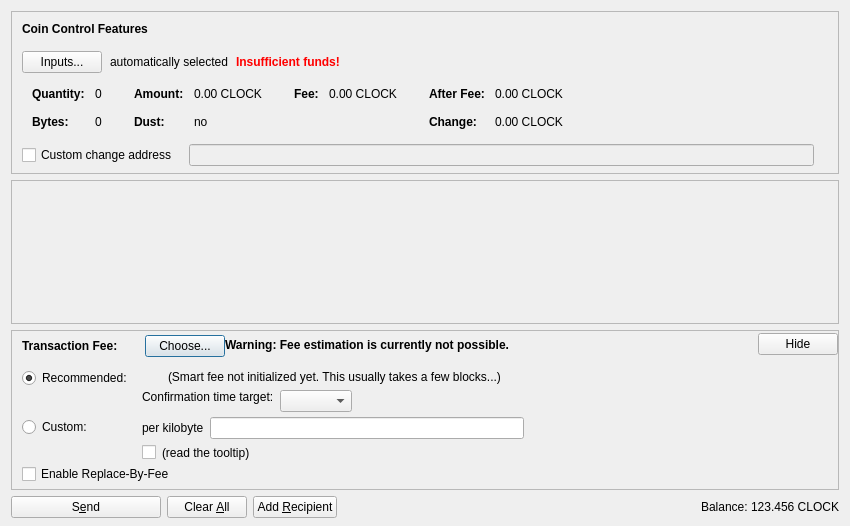
<?xml version="1.0" encoding="UTF-8"?>
<ui version="4.0">
 <class>SendCoinsDialog</class>
 <widget class="QDialog" name="SendCoinsDialog">
  <property name="geometry">
   <rect>
    <x>0</x>
    <y>0</y>
    <width>850</width>
    <height>526</height>
   </rect>
  </property>
  <property name="windowTitle">
   <string>Send Coins</string>
  </property>
  <layout class="QVBoxLayout" name="verticalLayout" stretch="0,1,0,0">
   <property name="bottomMargin">
    <number>8</number>
   </property>
   <item>
    <widget class="QFrame" name="frameCoinControl">
     <property name="sizePolicy">
      <sizepolicy hsizetype="Expanding" vsizetype="Expanding">
       <horstretch>0</horstretch>
       <verstretch>0</verstretch>
      </sizepolicy>
     </property>
     <property name="maximumSize">
      <size>
       <width>16777215</width>
       <height>16777215</height>
      </size>
     </property>
     <property name="frameShape">
      <enum>QFrame::StyledPanel</enum>
     </property>
     <property name="frameShadow">
      <enum>QFrame::Sunken</enum>
     </property>
     <layout class="QVBoxLayout" name="verticalLayoutCoinControl2">
      <property name="spacing">
       <number>0</number>
      </property>
      <property name="leftMargin">
       <number>0</number>
      </property>
      <property name="topMargin">
       <number>0</number>
      </property>
      <property name="rightMargin">
       <number>0</number>
      </property>
      <property name="bottomMargin">
       <number>6</number>
      </property>
      <item>
       <layout class="QVBoxLayout" name="verticalLayoutCoinControl" stretch="0,0,0,0,1">
        <property name="spacing">
         <number>0</number>
        </property>
        <property name="leftMargin">
         <number>10</number>
        </property>
        <property name="topMargin">
         <number>10</number>
        </property>
        <item>
         <layout class="QHBoxLayout" name="horizontalLayoutCoinControl1">
          <property name="bottomMargin">
           <number>15</number>
          </property>
          <item>
           <widget class="QLabel" name="labelCoinControlFeatures">
            <property name="sizePolicy">
             <sizepolicy hsizetype="Preferred" vsizetype="Maximum">
              <horstretch>0</horstretch>
              <verstretch>0</verstretch>
             </sizepolicy>
            </property>
            <property name="font">
             <font>
              <weight>75</weight>
              <bold>true</bold>
             </font>
            </property>
            <property name="styleSheet">
             <string notr="true">font-weight:bold;</string>
            </property>
            <property name="text">
             <string>Coin Control Features</string>
            </property>
           </widget>
          </item>
         </layout>
        </item>
        <item>
         <layout class="QHBoxLayout" name="horizontalLayoutCoinControl2" stretch="0,0,0,0">
          <property name="spacing">
           <number>8</number>
          </property>
          <property name="bottomMargin">
           <number>10</number>
          </property>
          <item>
           <widget class="QPushButton" name="pushButtonCoinControl">
            <property name="styleSheet">
             <string notr="true"/>
            </property>
            <property name="text">
             <string>Inputs...</string>
            </property>
            <property name="autoDefault">
             <bool>false</bool>
            </property>
           </widget>
          </item>
          <item>
           <widget class="QLabel" name="labelCoinControlAutomaticallySelected">
            <property name="text">
             <string>automatically selected</string>
            </property>
            <property name="margin">
             <number>5</number>
            </property>
           </widget>
          </item>
          <item>
           <widget class="QLabel" name="labelCoinControlInsuffFunds">
            <property name="font">
             <font>
              <weight>75</weight>
              <bold>true</bold>
             </font>
            </property>
            <property name="styleSheet">
             <string notr="true">color:red;font-weight:bold;</string>
            </property>
            <property name="text">
             <string>Insufficient funds!</string>
            </property>
            <property name="margin">
             <number>5</number>
            </property>
           </widget>
          </item>
          <item>
           <spacer name="horizontalSpacerCoinControl">
            <property name="orientation">
             <enum>Qt::Horizontal</enum>
            </property>
            <property name="sizeHint" stdset="0">
             <size>
              <width>40</width>
              <height>1</height>
             </size>
            </property>
           </spacer>
          </item>
         </layout>
        </item>
        <item>
         <widget class="QWidget" name="widgetCoinControl" native="true">
          <property name="sizePolicy">
           <sizepolicy hsizetype="Preferred" vsizetype="Preferred">
            <horstretch>0</horstretch>
            <verstretch>0</verstretch>
           </sizepolicy>
          </property>
          <property name="minimumSize">
           <size>
            <width>0</width>
            <height>0</height>
           </size>
          </property>
          <property name="styleSheet">
           <string notr="true"/>
          </property>
          <layout class="QHBoxLayout" name="horizontalLayoutCoinControl5">
           <property name="leftMargin">
            <number>0</number>
           </property>
           <property name="topMargin">
            <number>0</number>
           </property>
           <property name="rightMargin">
            <number>0</number>
           </property>
           <property name="bottomMargin">
            <number>0</number>
           </property>
           <item>
            <layout class="QHBoxLayout" name="horizontalLayoutCoinControl3" stretch="0,0,0,1">
             <property name="spacing">
              <number>20</number>
             </property>
             <property name="topMargin">
              <number>0</number>
             </property>
             <property name="bottomMargin">
              <number>10</number>
             </property>
             <item>
              <layout class="QFormLayout" name="formLayoutCoinControl1">
               <property name="horizontalSpacing">
                <number>10</number>
               </property>
               <property name="verticalSpacing">
                <number>14</number>
               </property>
               <property name="leftMargin">
                <number>10</number>
               </property>
               <property name="topMargin">
                <number>4</number>
               </property>
               <property name="rightMargin">
                <number>6</number>
               </property>
               <item row="0" column="0">
                <widget class="QLabel" name="labelCoinControlQuantityText">
                 <property name="font">
                  <font>
                   <weight>75</weight>
                   <bold>true</bold>
                  </font>
                 </property>
                 <property name="text">
                  <string>Quantity:</string>
                 </property>
                 <property name="margin">
                  <number>0</number>
                 </property>
                </widget>
               </item>
               <item row="0" column="1">
                <widget class="QLabel" name="labelCoinControlQuantity">
                 <property name="cursor">
                  <cursorShape>IBeamCursor</cursorShape>
                 </property>
                 <property name="contextMenuPolicy">
                  <enum>Qt::ActionsContextMenu</enum>
                 </property>
                 <property name="text">
                  <string notr="true">0</string>
                 </property>
                 <property name="margin">
                  <number>0</number>
                 </property>
                 <property name="textInteractionFlags">
                  <set>Qt::LinksAccessibleByMouse|Qt::TextSelectableByKeyboard|Qt::TextSelectableByMouse</set>
                 </property>
                </widget>
               </item>
               <item row="1" column="0">
                <widget class="QLabel" name="labelCoinControlBytesText">
                 <property name="font">
                  <font>
                   <weight>75</weight>
                   <bold>true</bold>
                  </font>
                 </property>
                 <property name="text">
                  <string>Bytes:</string>
                 </property>
                </widget>
               </item>
               <item row="1" column="1">
                <widget class="QLabel" name="labelCoinControlBytes">
                 <property name="cursor">
                  <cursorShape>IBeamCursor</cursorShape>
                 </property>
                 <property name="contextMenuPolicy">
                  <enum>Qt::ActionsContextMenu</enum>
                 </property>
                 <property name="text">
                  <string notr="true">0</string>
                 </property>
                 <property name="textInteractionFlags">
                  <set>Qt::LinksAccessibleByMouse|Qt::TextSelectableByKeyboard|Qt::TextSelectableByMouse</set>
                 </property>
                </widget>
               </item>
              </layout>
             </item>
             <item>
              <layout class="QFormLayout" name="formLayoutCoinControl2">
               <property name="horizontalSpacing">
                <number>10</number>
               </property>
               <property name="verticalSpacing">
                <number>14</number>
               </property>
               <property name="leftMargin">
                <number>6</number>
               </property>
               <property name="topMargin">
                <number>4</number>
               </property>
               <property name="rightMargin">
                <number>6</number>
               </property>
               <item row="0" column="0">
                <widget class="QLabel" name="labelCoinControlAmountText">
                 <property name="font">
                  <font>
                   <weight>75</weight>
                   <bold>true</bold>
                  </font>
                 </property>
                 <property name="text">
                  <string>Amount:</string>
                 </property>
                 <property name="margin">
                  <number>0</number>
                 </property>
                </widget>
               </item>
               <item row="0" column="1">
                <widget class="QLabel" name="labelCoinControlAmount">
                 <property name="cursor">
                  <cursorShape>IBeamCursor</cursorShape>
                 </property>
                 <property name="contextMenuPolicy">
                  <enum>Qt::ActionsContextMenu</enum>
                 </property>
                 <property name="text">
                  <string notr="true">0.00 CLOCK</string>
                 </property>
                 <property name="textInteractionFlags">
                  <set>Qt::LinksAccessibleByMouse|Qt::TextSelectableByKeyboard|Qt::TextSelectableByMouse</set>
                 </property>
                </widget>
               </item>
               <item row="1" column="0">
                <widget class="QLabel" name="labelCoinControlLowOutputText">
                 <property name="font">
                  <font>
                   <weight>75</weight>
                   <bold>true</bold>
                  </font>
                 </property>
                 <property name="text">
                  <string>Dust:</string>
                 </property>
                </widget>
               </item>
               <item row="1" column="1">
                <widget class="QLabel" name="labelCoinControlLowOutput">
                 <property name="cursor">
                  <cursorShape>IBeamCursor</cursorShape>
                 </property>
                 <property name="contextMenuPolicy">
                  <enum>Qt::ActionsContextMenu</enum>
                 </property>
                 <property name="text">
                  <string notr="true">no</string>
                 </property>
                 <property name="textInteractionFlags">
                  <set>Qt::LinksAccessibleByMouse|Qt::TextSelectableByKeyboard|Qt::TextSelectableByMouse</set>
                 </property>
                </widget>
               </item>
              </layout>
             </item>
             <item>
              <layout class="QFormLayout" name="formLayoutCoinControl3">
               <property name="horizontalSpacing">
                <number>10</number>
               </property>
               <property name="verticalSpacing">
                <number>14</number>
               </property>
               <property name="leftMargin">
                <number>6</number>
               </property>
               <property name="topMargin">
                <number>4</number>
               </property>
               <property name="rightMargin">
                <number>6</number>
               </property>
               <item row="0" column="0">
                <widget class="QLabel" name="labelCoinControlFeeText">
                 <property name="font">
                  <font>
                   <weight>75</weight>
                   <bold>true</bold>
                  </font>
                 </property>
                 <property name="text">
                  <string>Fee:</string>
                 </property>
                 <property name="margin">
                  <number>0</number>
                 </property>
                </widget>
               </item>
               <item row="0" column="1">
                <widget class="QLabel" name="labelCoinControlFee">
                 <property name="cursor">
                  <cursorShape>IBeamCursor</cursorShape>
                 </property>
                 <property name="contextMenuPolicy">
                  <enum>Qt::ActionsContextMenu</enum>
                 </property>
                 <property name="text">
                  <string notr="true">0.00 CLOCK</string>
                 </property>
                 <property name="textInteractionFlags">
                  <set>Qt::LinksAccessibleByMouse|Qt::TextSelectableByKeyboard|Qt::TextSelectableByMouse</set>
                 </property>
                </widget>
               </item>
              </layout>
             </item>
             <item>
              <layout class="QFormLayout" name="formLayoutCoinControl4">
               <property name="horizontalSpacing">
                <number>10</number>
               </property>
               <property name="verticalSpacing">
                <number>14</number>
               </property>
               <property name="leftMargin">
                <number>6</number>
               </property>
               <property name="topMargin">
                <number>4</number>
               </property>
               <property name="rightMargin">
                <number>6</number>
               </property>
               <item row="0" column="0">
                <widget class="QLabel" name="labelCoinControlAfterFeeText">
                 <property name="font">
                  <font>
                   <weight>75</weight>
                   <bold>true</bold>
                  </font>
                 </property>
                 <property name="text">
                  <string>After Fee:</string>
                 </property>
                 <property name="margin">
                  <number>0</number>
                 </property>
                </widget>
               </item>
               <item row="0" column="1">
                <widget class="QLabel" name="labelCoinControlAfterFee">
                 <property name="cursor">
                  <cursorShape>IBeamCursor</cursorShape>
                 </property>
                 <property name="contextMenuPolicy">
                  <enum>Qt::ActionsContextMenu</enum>
                 </property>
                 <property name="text">
                  <string notr="true">0.00 CLOCK</string>
                 </property>
                 <property name="textInteractionFlags">
                  <set>Qt::LinksAccessibleByMouse|Qt::TextSelectableByKeyboard|Qt::TextSelectableByMouse</set>
                 </property>
                </widget>
               </item>
               <item row="1" column="0">
                <widget class="QLabel" name="labelCoinControlChangeText">
                 <property name="font">
                  <font>
                   <weight>75</weight>
                   <bold>true</bold>
                  </font>
                 </property>
                 <property name="text">
                  <string>Change:</string>
                 </property>
                </widget>
               </item>
               <item row="1" column="1">
                <widget class="QLabel" name="labelCoinControlChange">
                 <property name="cursor">
                  <cursorShape>IBeamCursor</cursorShape>
                 </property>
                 <property name="contextMenuPolicy">
                  <enum>Qt::ActionsContextMenu</enum>
                 </property>
                 <property name="text">
                  <string notr="true">0.00 CLOCK</string>
                 </property>
                 <property name="textInteractionFlags">
                  <set>Qt::LinksAccessibleByMouse|Qt::TextSelectableByKeyboard|Qt::TextSelectableByMouse</set>
                 </property>
                </widget>
               </item>
              </layout>
             </item>
            </layout>
           </item>
          </layout>
         </widget>
        </item>
        <item>
         <layout class="QHBoxLayout" name="horizontalLayoutCoinControl4" stretch="0,0,0">
          <property name="spacing">
           <number>12</number>
          </property>
          <property name="sizeConstraint">
           <enum>QLayout::SetDefaultConstraint</enum>
          </property>
          <property name="topMargin">
           <number>5</number>
          </property>
          <property name="rightMargin">
           <number>5</number>
          </property>
          <item>
           <widget class="QCheckBox" name="checkBoxCoinControlChange">
            <property name="toolTip">
             <string>If this is activated, but the change address is empty or invalid, change will be sent to a newly generated address.</string>
            </property>
            <property name="text">
             <string>Custom change address</string>
            </property>
           </widget>
          </item>
          <item>
           <widget class="QValidatedLineEdit" name="lineEditCoinControlChange">
            <property name="enabled">
             <bool>false</bool>
            </property>
            <property name="sizePolicy">
             <sizepolicy hsizetype="Expanding" vsizetype="Fixed">
              <horstretch>0</horstretch>
              <verstretch>0</verstretch>
             </sizepolicy>
            </property>
           </widget>
          </item>
          <item>
           <widget class="QLabel" name="labelCoinControlChangeLabel">
            <property name="sizePolicy">
             <sizepolicy hsizetype="Preferred" vsizetype="Expanding">
              <horstretch>0</horstretch>
              <verstretch>0</verstretch>
             </sizepolicy>
            </property>
            <property name="minimumSize">
             <size>
              <width>0</width>
              <height>0</height>
             </size>
            </property>
            <property name="text">
             <string/>
            </property>
            <property name="margin">
             <number>3</number>
            </property>
           </widget>
          </item>
         </layout>
        </item>
        <item>
         <spacer name="verticalSpacerCoinControl">
          <property name="orientation">
           <enum>Qt::Vertical</enum>
          </property>
          <property name="sizeHint" stdset="0">
           <size>
            <width>800</width>
            <height>1</height>
           </size>
          </property>
         </spacer>
        </item>
       </layout>
      </item>
     </layout>
    </widget>
   </item>
   <item>
    <widget class="QScrollArea" name="scrollArea">
     <property name="widgetResizable">
      <bool>true</bool>
     </property>
     <widget class="QWidget" name="scrollAreaWidgetContents">
      <property name="geometry">
       <rect>
        <x>0</x>
        <y>0</y>
        <width>830</width>
        <height>104</height>
       </rect>
      </property>
      <layout class="QVBoxLayout" name="verticalLayout_2" stretch="0,1">
       <property name="leftMargin">
        <number>0</number>
       </property>
       <property name="topMargin">
        <number>0</number>
       </property>
       <property name="rightMargin">
        <number>0</number>
       </property>
       <property name="bottomMargin">
        <number>0</number>
       </property>
       <item>
        <layout class="QVBoxLayout" name="entries">
         <property name="spacing">
          <number>6</number>
         </property>
        </layout>
       </item>
       <item>
        <spacer name="verticalSpacer">
         <property name="orientation">
          <enum>Qt::Vertical</enum>
         </property>
         <property name="sizeHint" stdset="0">
          <size>
           <width>20</width>
           <height>40</height>
          </size>
         </property>
        </spacer>
       </item>
      </layout>
     </widget>
    </widget>
   </item>
   <item>
    <widget class="QFrame" name="frameFee">
     <property name="sizePolicy">
      <sizepolicy hsizetype="Expanding" vsizetype="Expanding">
       <horstretch>0</horstretch>
       <verstretch>0</verstretch>
      </sizepolicy>
     </property>
     <property name="maximumSize">
      <size>
       <width>16777215</width>
       <height>16777215</height>
      </size>
     </property>
     <property name="frameShape">
      <enum>QFrame::StyledPanel</enum>
     </property>
     <property name="frameShadow">
      <enum>QFrame::Sunken</enum>
     </property>
     <layout class="QVBoxLayout" name="verticalLayoutFee1">
      <property name="spacing">
       <number>0</number>
      </property>
      <property name="leftMargin">
       <number>0</number>
      </property>
      <property name="topMargin">
       <number>0</number>
      </property>
      <property name="rightMargin">
       <number>0</number>
      </property>
      <property name="bottomMargin">
       <number>0</number>
      </property>
      <item>
       <layout class="QVBoxLayout" name="verticalLayoutFee2" stretch="0,0,0">
        <property name="spacing">
         <number>0</number>
        </property>
        <property name="leftMargin">
         <number>10</number>
        </property>
        <property name="topMargin">
         <number>0</number>
        </property>
        <item>
         <layout class="QHBoxLayout" name="horizontalLayoutFee1">
          <property name="bottomMargin">
           <number>0</number>
          </property>
          <item>
           <layout class="QVBoxLayout" name="verticalLayoutFee7">
            <property name="spacing">
             <number>0</number>
            </property>
            <item>
             <spacer name="verticalSpacerSmartFee">
              <property name="orientation">
               <enum>Qt::Vertical</enum>
              </property>
              <property name="sizeType">
               <enum>QSizePolicy::Fixed</enum>
              </property>
              <property name="sizeHint" stdset="0">
               <size>
                <width>1</width>
                <height>4</height>
               </size>
              </property>
             </spacer>
            </item>
            <item>
             <layout class="QHBoxLayout" name="horizontalLayoutSmartFee">
              <property name="spacing">
               <number>10</number>
              </property>
              <item>
               <widget class="QLabel" name="labelFeeHeadline">
                <property name="sizePolicy">
                 <sizepolicy hsizetype="Preferred" vsizetype="Maximum">
                  <horstretch>0</horstretch>
                  <verstretch>0</verstretch>
                 </sizepolicy>
                </property>
                <property name="font">
                 <font>
                  <weight>75</weight>
                  <bold>true</bold>
                 </font>
                </property>
                <property name="styleSheet">
                 <string notr="true">font-weight:bold;</string>
                </property>
                <property name="text">
                 <string>Transaction Fee:</string>
                </property>
               </widget>
              </item>
              <item>
               <widget class="QLabel" name="labelFeeMinimized">
                <property name="text">
                 <string/>
                </property>
               </widget>
              </item>
              <item>
               <widget class="QPushButton" name="buttonChooseFee">
                <property name="text">
                 <string>Choose...</string>
                </property>
               </widget>
              </item>
             </layout>
            </item>
            <item>
             <spacer name="verticalSpacer_5">
              <property name="orientation">
               <enum>Qt::Vertical</enum>
              </property>
              <property name="sizeHint" stdset="0">
               <size>
                <width>1</width>
                <height>1</height>
               </size>
              </property>
             </spacer>
            </item>
           </layout>
          </item>
          <item>
           <widget class="QLabel" name="fallbackFeeWarningLabel">
            <property name="toolTip">
             <string>Using the fallbackfee can result in sending a transaction that will take several hours or days (or never) to confirm. Consider choosing your fee manually or wait until you have validated the complete chain.</string>
            </property>
            <property name="font">
            <font>
                <weight>75</weight>
                <bold>true</bold>
            </font>
            </property>
            <property name="text">
             <string>Warning: Fee estimation is currently not possible.</string>
            </property>
            <property name="wordWrap">
             <bool>false</bool>
            </property>
           </widget>
          </item>
          <item>
           <spacer name="horizontalSpacer_4">
            <property name="orientation">
             <enum>Qt::Horizontal</enum>
            </property>
            <property name="sizeType">
             <enum>QSizePolicy::MinimumExpanding</enum>
            </property>
            <property name="sizeHint" stdset="0">
             <size>
              <width>40</width>
              <height>20</height>
             </size>
            </property>
           </spacer>
          </item>
          <item>
           <widget class="QPushButton" name="buttonMinimizeFee">
            <property name="toolTip">
             <string>collapse fee-settings</string>
            </property>
            <property name="text">
             <string>Hide</string>
            </property>
           </widget>
          </item>
         </layout>
        </item>
        <item>
         <widget class="QFrame" name="frameFeeSelection">
          <layout class="QVBoxLayout" name="verticalLayoutFee12">
           <property name="spacing">
            <number>0</number>
           </property>
           <property name="leftMargin">
            <number>0</number>
           </property>
           <property name="topMargin">
            <number>0</number>
           </property>
           <property name="rightMargin">
            <number>0</number>
           </property>
           <property name="bottomMargin">
            <number>0</number>
           </property>
           <item>
            <layout class="QGridLayout" name="gridLayoutFee">
             <property name="topMargin">
              <number>10</number>
             </property>
             <property name="bottomMargin">
              <number>4</number>
             </property>
             <property name="horizontalSpacing">
              <number>10</number>
             </property>
             <property name="verticalSpacing">
              <number>4</number>
             </property>
             <item row="1" column="1">
              <layout class="QVBoxLayout" name="verticalLayoutFee8">
               <property name="spacing">
                <number>6</number>
               </property>
               <item>
                <layout class="QHBoxLayout" name="horizontalLayoutFee13">
                 <item>
                  <widget class="QLabel" name="labelCustomPerKilobyte">
                   <property name="toolTip">
                    <string>If the custom fee is set to 1000 satoshis and the transaction is only 250 bytes, then &quot;per kilobyte&quot; only pays 250 satoshis in fee, while &quot;total at least&quot; pays 1000 satoshis. For transactions bigger than a kilobyte both pay by kilobyte.</string>
                   </property>
                   <property name="text">
                    <string>per kilobyte</string>
                   </property>
                  </widget>
                 </item>
                 <item>
                  <widget class="BitcoinAmountField" name="customFee"/>
                 </item>
                 <item>
                  <spacer name="horizontalSpacer_6">
                   <property name="orientation">
                    <enum>Qt::Horizontal</enum>
                   </property>
                   <property name="sizeHint" stdset="0">
                    <size>
                     <width>1</width>
                     <height>1</height>
                    </size>
                   </property>
                  </spacer>
                 </item>
                </layout>
               </item>
               <item>
                <layout class="QHBoxLayout" name="horizontalLayoutFee8">
                 <item>
                  <widget class="QCheckBox" name="checkBoxMinimumFee">
                   <property name="toolTip">
                    <string>Paying only the minimum fee is just fine as long as there is less transaction volume than space in the blocks. But be aware that this can end up in a never confirming transaction once there is more demand for clockspeed transactions than the network can process.</string>
                   </property>
                   <property name="text">
                    <string/>
                   </property>
                  </widget>
                 </item>
                 <item>
                  <widget class="QLabel" name="labelMinFeeWarning">
                   <property name="enabled">
                    <bool>true</bool>
                   </property>
                   <property name="toolTip">
                    <string>Paying only the minimum fee is just fine as long as there is less transaction volume than space in the blocks. But be aware that this can end up in a never confirming transaction once there is more demand for clockspeed transactions than the network can process.</string>
                   </property>
                   <property name="text">
                    <string>(read the tooltip)</string>
                   </property>
                   <property name="margin">
                    <number>5</number>
                   </property>
                  </widget>
                 </item>
                 <item>
                  <spacer name="horizontalSpacer_2">
                   <property name="orientation">
                    <enum>Qt::Horizontal</enum>
                   </property>
                   <property name="sizeHint" stdset="0">
                    <size>
                     <width>1</width>
                     <height>1</height>
                    </size>
                   </property>
                  </spacer>
                 </item>
                </layout>
               </item>
              </layout>
             </item>
             <item row="0" column="0">
              <layout class="QVBoxLayout" name="verticalLayoutFee4" stretch="0,1">
               <item>
                <widget class="QRadioButton" name="radioSmartFee">
                 <property name="text">
                  <string>Recommended:</string>
                 </property>
                 <property name="checked">
                  <bool>true</bool>
                 </property>
                 <attribute name="buttonGroup">
                  <string notr="true">groupFee</string>
                 </attribute>
                </widget>
               </item>
               <item>
                <spacer name="verticalSpacer_2">
                 <property name="orientation">
                  <enum>Qt::Vertical</enum>
                 </property>
                 <property name="sizeHint" stdset="0">
                  <size>
                   <width>1</width>
                   <height>1</height>
                  </size>
                 </property>
                </spacer>
               </item>
              </layout>
             </item>
             <item row="1" column="0">
              <layout class="QVBoxLayout" name="verticalLayoutFee9" stretch="0,1">
               <item>
                <widget class="QRadioButton" name="radioCustomFee">
                 <property name="text">
                  <string>Custom:</string>
                 </property>
                 <attribute name="buttonGroup">
                  <string notr="true">groupFee</string>
                 </attribute>
                </widget>
               </item>
               <item>
                <spacer name="verticalSpacer_6">
                 <property name="orientation">
                  <enum>Qt::Vertical</enum>
                 </property>
                 <property name="sizeHint" stdset="0">
                  <size>
                   <width>1</width>
                   <height>1</height>
                  </size>
                 </property>
                </spacer>
               </item>
              </layout>
             </item>
             <item row="0" column="1">
              <layout class="QVBoxLayout" name="verticalLayoutFee3" stretch="0,0,1">
               <property name="spacing">
                <number>6</number>
               </property>
               <property name="topMargin">
                <number>2</number>
               </property>
               <item>
                <layout class="QHBoxLayout" name="horizontalLayoutFee12">
                 <item>
                  <widget class="QLabel" name="labelSmartFee">
                   <property name="text">
                    <string/>
                   </property>
                   <property name="margin">
                    <number>2</number>
                   </property>
                  </widget>
                 </item>
                 <item>
                  <widget class="QLabel" name="labelFeeEstimation">
                   <property name="text">
                    <string/>
                   </property>
                  </widget>
                 </item>
                 <item>
                  <widget class="QLabel" name="labelSmartFee2">
                   <property name="text">
                    <string>(Smart fee not initialized yet. This usually takes a few blocks...)</string>
                   </property>
                   <property name="margin">
                    <number>2</number>
                   </property>
                  </widget>
                 </item>
                 <item>
                  <spacer name="horizontalSpacer_5">
                   <property name="orientation">
                    <enum>Qt::Horizontal</enum>
                   </property>
                   <property name="sizeHint" stdset="0">
                    <size>
                     <width>1</width>
                     <height>1</height>
                    </size>
                   </property>
                  </spacer>
                 </item>
                </layout>
               </item>
               <item>
                <layout class="QHBoxLayout" name="horizontalLayoutFee9">
                 <item>
                  <layout class="QVBoxLayout" name="verticalLayoutFee6">
                   <item>
                    <widget class="QLabel" name="labelSmartFee3">
                     <property name="text">
                      <string>Confirmation time target:</string>
                     </property>
                     <property name="margin">
                      <number>2</number>
                     </property>
                    </widget>
                   </item>
                   <item>
                    <spacer name="verticalSpacer_3">
                     <property name="orientation">
                      <enum>Qt::Vertical</enum>
                     </property>
                     <property name="sizeHint" stdset="0">
                      <size>
                       <width>1</width>
                       <height>1</height>
                      </size>
                     </property>
                    </spacer>
                   </item>
                  </layout>
                 </item>
                 <item>
                  <layout class="QVBoxLayout" name="verticalLayoutFee5">
                   <property name="rightMargin">
                    <number>30</number>
                   </property>
                   <item>
                    <layout class="QHBoxLayout" name="horizontalLayoutConfTarget">
                     <property name="bottomMargin">
                      <number>0</number>
                     </property>
                     <item>
                      <widget class="QComboBox" name="confTargetSelector"/>
                     </item>
                     <item>
                      <spacer name="horizontalSpacerConfTarget">
                       <property name="orientation">
                        <enum>Qt::Horizontal</enum>
                       </property>
                       <property name="sizeHint" stdset="0">
                        <size>
                         <width>40</width>
                         <height>20</height>
                        </size>
                       </property>
                      </spacer>
                     </item>
                    </layout>
                   </item>
                  </layout>
                 </item>
                </layout>
               </item>
               <item>
                <spacer name="verticalSpacer_4">
                 <property name="orientation">
                  <enum>Qt::Vertical</enum>
                 </property>
                 <property name="sizeHint" stdset="0">
                  <size>
                   <width>1</width>
                   <height>1</height>
                  </size>
                 </property>
                </spacer>
               </item>
              </layout>
             </item>
            </layout>
           </item>
           <item>
            <widget class="QCheckBox" name="optInRBF">
             <property name="text">
              <string>Enable Replace-By-Fee</string>
             </property>
             <property name="toolTip">
              <string>With Replace-By-Fee (BIP-125) you can increase a transaction's fee after it is sent. Without this, a higher fee may be recommended to compensate for increased transaction delay risk.</string>
             </property>
            </widget>
           </item>
          </layout>
         </widget>
        </item>
        <item>
         <spacer name="verticalSpacerFee">
          <property name="orientation">
           <enum>Qt::Vertical</enum>
          </property>
          <property name="sizeHint" stdset="0">
           <size>
            <width>40</width>
            <height>5</height>
           </size>
          </property>
         </spacer>
        </item>
       </layout>
      </item>
     </layout>
    </widget>
   </item>
   <item>
    <layout class="QHBoxLayout" name="horizontalLayout">
     <item>
      <widget class="QPushButton" name="sendButton">
       <property name="minimumSize">
        <size>
         <width>150</width>
         <height>0</height>
        </size>
       </property>
       <property name="toolTip">
        <string>Confirm the send action</string>
       </property>
       <property name="text">
        <string>S&amp;end</string>
       </property>
       <property name="icon">
        <iconset resource="../bitcoin.qrc">
         <normaloff>:/icons/send</normaloff>:/icons/send</iconset>
       </property>
       <property name="autoDefault">
        <bool>false</bool>
       </property>
       <property name="default">
        <bool>false</bool>
       </property>
      </widget>
     </item>
     <item>
      <widget class="QPushButton" name="clearButton">
       <property name="sizePolicy">
        <sizepolicy hsizetype="Minimum" vsizetype="Fixed">
         <horstretch>0</horstretch>
         <verstretch>0</verstretch>
        </sizepolicy>
       </property>
       <property name="toolTip">
        <string>Clear all fields of the form.</string>
       </property>
       <property name="text">
        <string>Clear &amp;All</string>
       </property>
       <property name="icon">
        <iconset resource="../bitcoin.qrc">
         <normaloff>:/icons/remove</normaloff>:/icons/remove</iconset>
       </property>
       <property name="autoDefault">
        <bool>false</bool>
       </property>
      </widget>
     </item>
     <item>
      <widget class="QPushButton" name="addButton">
       <property name="toolTip">
        <string>Send to multiple recipients at once</string>
       </property>
       <property name="text">
        <string>Add &amp;Recipient</string>
       </property>
       <property name="icon">
        <iconset resource="../bitcoin.qrc">
         <normaloff>:/icons/add</normaloff>:/icons/add</iconset>
       </property>
       <property name="autoDefault">
        <bool>false</bool>
       </property>
      </widget>
     </item>
     <item>
      <spacer name="horizontalSpacer">
       <property name="orientation">
        <enum>Qt::Horizontal</enum>
       </property>
       <property name="sizeHint" stdset="0">
        <size>
         <width>40</width>
         <height>20</height>
        </size>
       </property>
      </spacer>
     </item>
     <item>
      <layout class="QHBoxLayout" name="horizontalLayout_2">
       <property name="spacing">
        <number>3</number>
       </property>
       <item>
        <widget class="QLabel" name="label">
         <property name="sizePolicy">
          <sizepolicy hsizetype="Preferred" vsizetype="Fixed">
           <horstretch>0</horstretch>
           <verstretch>0</verstretch>
          </sizepolicy>
         </property>
         <property name="text">
          <string>Balance:</string>
         </property>
        </widget>
       </item>
       <item>
        <widget class="QLabel" name="labelBalance">
         <property name="sizePolicy">
          <sizepolicy hsizetype="Preferred" vsizetype="Fixed">
           <horstretch>0</horstretch>
           <verstretch>0</verstretch>
          </sizepolicy>
         </property>
         <property name="cursor">
          <cursorShape>IBeamCursor</cursorShape>
         </property>
         <property name="text">
          <string notr="true">123.456 CLOCK</string>
         </property>
         <property name="textInteractionFlags">
          <set>Qt::LinksAccessibleByMouse|Qt::TextSelectableByKeyboard|Qt::TextSelectableByMouse</set>
         </property>
        </widget>
       </item>
      </layout>
     </item>
    </layout>
   </item>
  </layout>
 </widget>
 <customwidgets>
  <customwidget>
   <class>QValidatedLineEdit</class>
   <extends>QLineEdit</extends>
   <header>qt/qvalidatedlineedit.h</header>
  </customwidget>
  <customwidget>
   <class>BitcoinAmountField</class>
   <extends>QLineEdit</extends>
   <header>qt/bitcoinamountfield.h</header>
   <container>1</container>
  </customwidget>
 </customwidgets>
 <resources>
  <include location="../bitcoin.qrc"/>
 </resources>
 <connections/>
 <buttongroups>
  <buttongroup name="groupFee"/>
 </buttongroups>
</ui>
